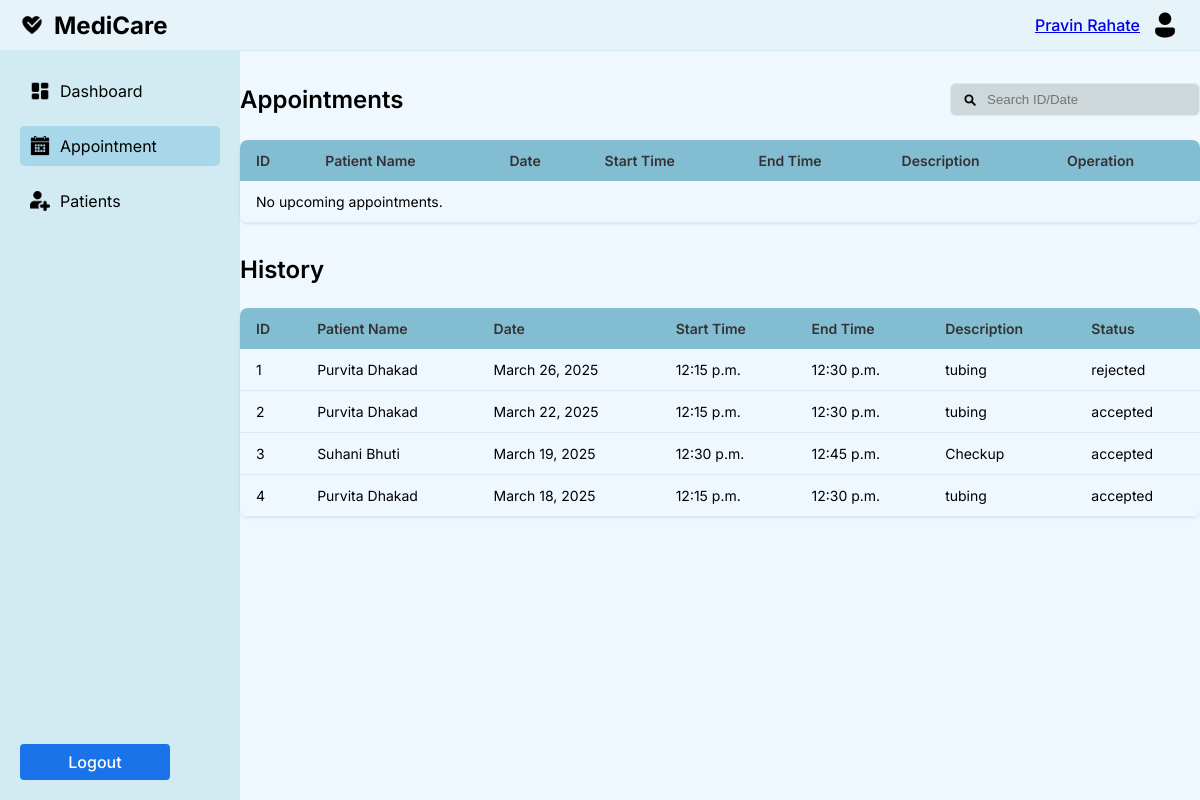
Before: /accounts/staff_app/ (signed in) with the older database file.
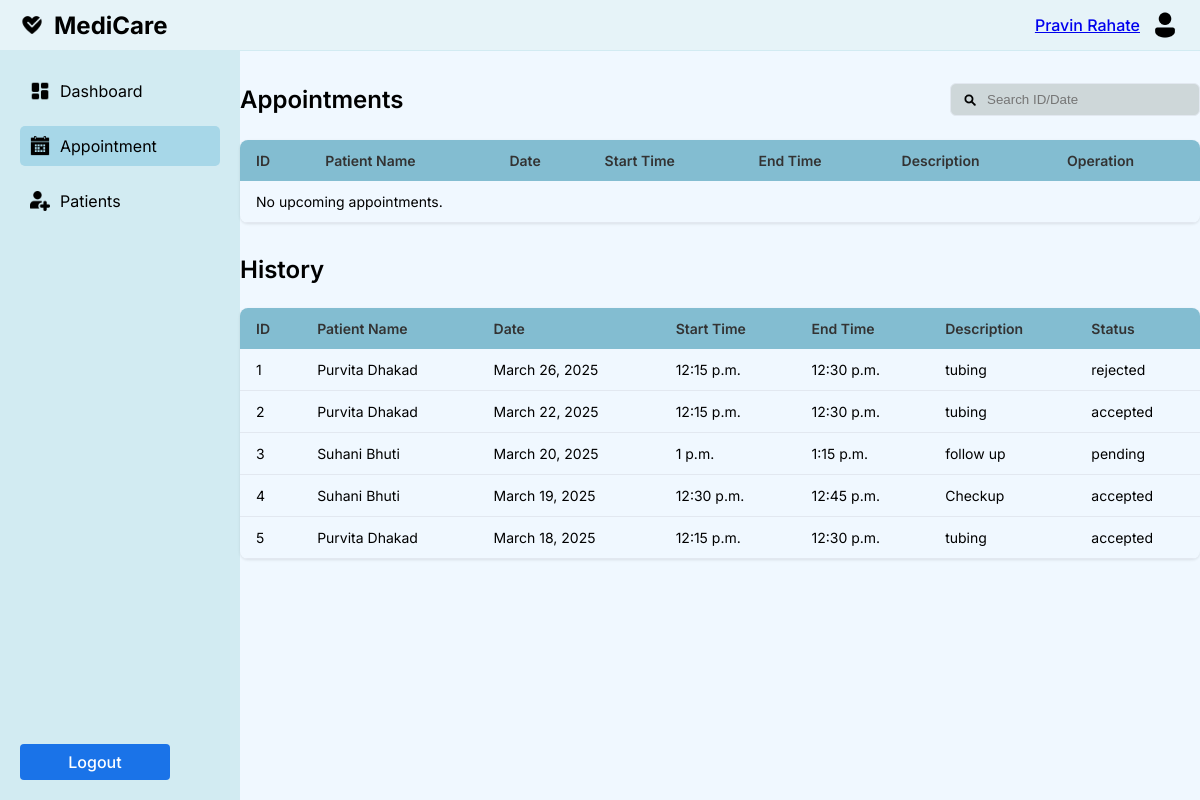
After: the same page with the newer database file.
### accounts/models.py (models this page shows, shortened)
class Appointment(models.Model):
    STATUS_CHOICES = [
        ('pending', 'Pending'),
        ('accepted', 'Accepted'),
        ('rejected', 'Rejected'),
    ]
    doctor = models.ForeignKey(StaffD, on_delete=models.CASCADE)
    patient = models.ForeignKey(User, on_delete=models.CASCADE)
    date = models.DateField()
    start_time = models.TimeField()
    end_time = models.TimeField()
    description = models.TextField()
    status = models.CharField(max_length=10, choices=STATUS_CHOICES, default='pending')
    class Meta:
        unique_together = ('doctor', 'date', 'start_time')

class User(AbstractUser):
    PATIENT = 'patient'
    DOCTOR = 'doctor'
    NURSE = 'nurse'
    ADMIN = 'admin'
    ROLE_CHOICES = [
        (PATIENT, 'Patient'),
        (DOCTOR, 'Doctor'),
        (NURSE, 'Nurse'),
        (ADMIN, 'Admin'),
    ]
    role = models.CharField(max_length=10, choices=ROLE_CHOICES, default=PATIENT)

class PatientReg(models.Model):
    user = models.OneToOneField(User, on_delete=models.CASCADE, related_name='patient_profile')
    full_name = models.CharField(max_length=100)
    date_of_birth = models.DateField()
    email = models.EmailField(null=True, blank=True)
    mobile_number = models.CharField(max_length=15)
    gender = models.CharField(max_length=10)
    age = models.PositiveIntegerField()
    blood_group = models.CharField(max_length=5)
    marital_status = models.CharField(max_length=10, choices=[('single', 'Single'), ('married', 'Married')])
    address = models.TextField()
    emergency_contact_name = models.CharField(max_length=100)
    emergency_contact_number = models.CharField(max_length=15)
    occupation = models.CharField(max_length=100)
    habits = models.CharField(max_length=50, blank=True)
    medical_history = models.TextField(null=False, default="None")
    disease = models.CharField(max_length=50, null=False, default="None")

### accounts/views.py (the view)
# urls.py: path('staff_app/', views.staff_app, name='staff_app'),
@login_required
def staff_app(request):
    user = request.user
    try:
        staff = StaffD.objects.get(user=user)
        full_name = staff.full_name
    except StaffD.DoesNotExist:
        try:
            nurse = NurseReg.objects.get(user=user)
            full_name = nurse.full_name
        except NurseReg.DoesNotExist:
            full_name = user.username
    current_time = timezone.now()
    upcoming_appointments = Appointment.objects.filter(
        doctor=staff,  # Assuming the logged-in user is a doctor
        date__gte=current_time.date(),  # Upcoming or today's appointments
    ).order_by('date', 'start_time')
    old_appointments = Appointment.objects.filter(
        doctor=staff,  # Assuming the logged-in user is a doctor
        date__lt=current_time.date(),  # Past appointments
    ).order_by('-date', '-start_time')
    context = {
        'full_name': full_name,
        'upcoming_appointments': upcoming_appointments,
        'old_appointments': old_appointments,
    }
    return render(request, 'accounts/staff_app.html', context)

### accounts/context_processors.py (called while the page is built)
def media_url(request):
    return {
        'MEDIA_URL': settings.MEDIA_URL,
    }

### templates/accounts/staff_app.html (shortened to what the changed rows need)
<!DOCTYPE html>
<html lang="en">
<head>
</head>
<body>
    <div class="container">
        <div class="content">
            <div class="main-content">
                <div class="header">
                    <h2 style="margin: 0; font-size: 24px; font-weight: 600;">Appointments</h2>
                </div>
                <div class="table-container">
                    <table>
                        <thead>
                            <tr>
                                <th>ID</th>
                                <th>Patient Name</th>
                                <th>Date</th>
                                <th>Start Time</th>
                                <th>End Time</th>
                                <th>Description</th>
                                <th>Operation</th>
                            </tr>
                        </thead>
                    </table>
                </div>
                <h2 style="margin: 0 0 24px 0; font-size: 24px; font-weight: 600;">History</h2>
                <div class="table-container">
                    <table>
                        <thead>
                            <tr>
                                <th>ID</th>
                                <th>Patient Name</th>
                                <th>Date</th>
                                <th>Start Time</th>
                                <th>End Time</th>
                                <th>Description</th>
                                <th>Status</th>
                            </tr>
                        </thead>
                        <tbody>
                            {% for appointment in old_appointments %}
                            <tr>
                                <td>{{ forloop.counter }}</td>
                                <td>{{ appointment.patient.patient_profile.full_name }}</td>
                                <td>{{ appointment.date }}</td>
                                <td>{{ appointment.start_time }}</td>
                                <td>{{ appointment.end_time }}</td>
                                <td>{{ appointment.description }}</td>
                                <td>{{ appointment.status }}</td>
                            </tr>
                            {% empty %}
                            <tr>
                                <td colspan="6">No old appointments.</td>
                            </tr>
                            {% endfor %}
                        </tbody>
                    </table>
                </div>
            </div>
        </div>
    </div>
</body>
</html>

Changed rows visible on the page:
added Appointment: patient.patient_profile.full_name "Suhani Bhuti", date "March 20, 2025", start_time "1 p.m.", end_time "1:15 p.m.", description "follow up", status "pending"
